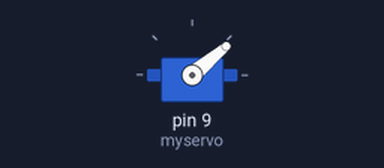
This sketch was run on a simulated Arduino Uno, built with avr-gcc and run on an emulated ATmega328P. On the bench: servo.

Above: at 1.17 s.
At 1.9 s:
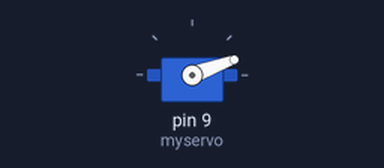
Timing chart, 0 to 3.4 s (numbered marks = the images above):
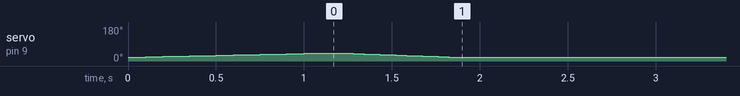

The sketch:

gfci-resetter.ino
```cpp
#include <Servo.h>
Servo myservo;
int pos = 0;

void setup() {
  myservo.attach(9, 500, 2500);
}

void loop() {
  for (pos = 20; pos <= 40; pos += 1) {
    myservo.write(pos);
    delay(50);
  }
  delay(200);
  for (pos = 40; pos >= 20; pos -= 1) {
    myservo.write(pos);
    delay(30);
  }
  delay(86400000UL);
}
```

Measured:
- by itself, servo on pin 9 (myservo): rises from 20° to 40° in 0.95 s, then falls to 20° in 0.85 s
